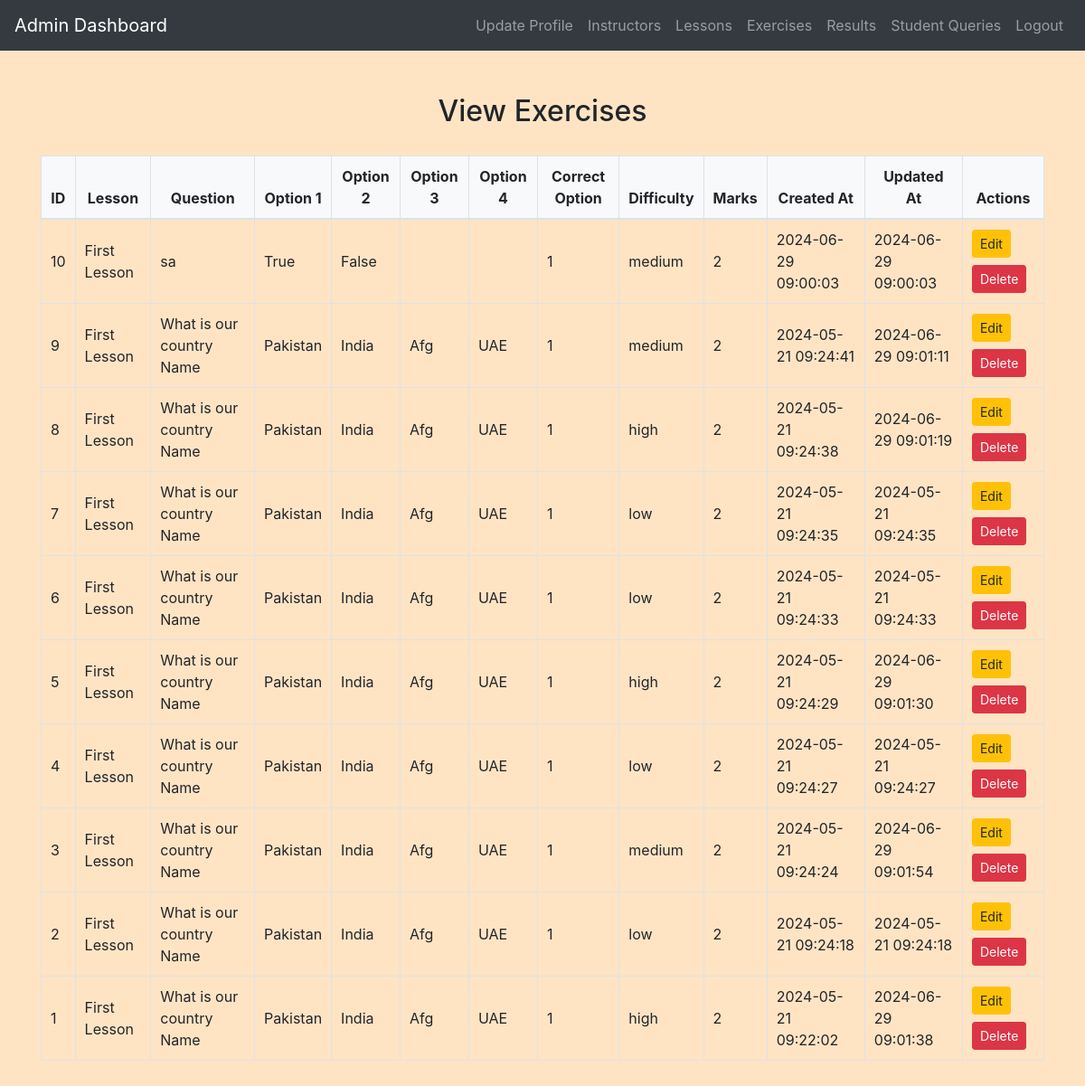
/admin/view_exercises.php (signed in), run on the app's committed database.
### tables this page shows
CREATE TABLE `exercises` (
  `exercise_id` int(11) NOT NULL,
  `lesson_id` int(11) DEFAULT NULL,
  `question_text` text NOT NULL,
  `option_one` varchar(255) NOT NULL,
  `option_two` varchar(255) NOT NULL,
  `option_three` varchar(255) NOT NULL,
  `option_four` varchar(255) NOT NULL,
  `correct_option` int(11) NOT NULL,
  `created_at` datetime DEFAULT current_timestamp(),
  `updated_at` datetime DEFAULT current_timestamp() ON UPDATE current_timestamp(),
  `difficulty` enum('low','medium','high') NOT NULL DEFAULT 'low',
  `marks` int(11) NOT NULL DEFAULT 2
);

CREATE TABLE `lessons` (
  `lesson_id` int(11) NOT NULL,
  `title` varchar(255) NOT NULL,
  `description` text NOT NULL,
  `file_path` varchar(255) NOT NULL,
  `created_at` datetime DEFAULT current_timestamp(),
  `updated_at` datetime DEFAULT current_timestamp() ON UPDATE current_timestamp()
);

### admin/view_exercises.php (the view, shortened to what this page needs)
<?php
include('config.php');
$result = $conn->query("SELECT e.*, l.title AS lesson_title FROM exercises e JOIN lessons l ON e.lesson_id = l.lesson_id ORDER BY e.created_at DESC");
?>
<!DOCTYPE html>
<html>
<head>
    <link rel="stylesheet" href="https://maxcdn.bootstrapcdn.com/bootstrap/4.5.2/css/bootstrap.min.css">
    <link rel="stylesheet" href="../css/style.css">
</head>
<body>
<?php include('admin_navbar.php'); ?>
<div class="container mt-5 mb-5">
    <h2>View Exercises</h2>
    <table class="table table-bordered">
        <thead>
            <tr>
                <th>ID</th>
                <th>Lesson</th>
                <th>Question</th>
                <th>Option 1</th>
                <th>Option 2</th>
                <th>Option 3</th>
                <th>Option 4</th>
                <th>Correct Option</th>
                <th>Difficulty</th>
                <th>Marks</th>
                <th>Created At</th>
                <th>Updated At</th>
                <th>Actions</th>
            </tr>
        </thead>
        <tbody>
            <?php while ($row = $result->fetch_assoc()): ?>
                <tr>
                    <td><?php echo $row['exercise_id']; ?></td>
                    <td><?php echo htmlspecialchars($row['lesson_title']); ?></td>
                    <td><?php echo htmlspecialchars($row['question_text']); ?></td>
                    <td><?php echo htmlspecialchars($row['option_one']); ?></td>
                    <td><?php echo htmlspecialchars($row['option_two']); ?></td>
                    <td><?php echo htmlspecialchars($row['option_three']); ?></td>
                    <td><?php echo htmlspecialchars($row['option_four']); ?></td>
                    <td><?php echo $row['correct_option']; ?></td>
                    <td><?php echo htmlspecialchars($row['difficulty']); ?></td>
                    <td><?php echo htmlspecialchars($row['marks']); ?></td>
                    <td><?php echo $row['created_at']; ?></td>
                    <td><?php echo $row['updated_at']; ?></td>
                    <td>
                        <button class="mb-2 btn btn-warning btn-sm" data-toggle="modal" data-target="#editModal<?php echo $row['exercise_id']; ?>">Edit</button>
                        <a href="view_exercises.php?delete=<?php echo $row['exercise_id']; ?>" class="btn btn-danger btn-sm" onclick="return confirm('Are you sure you want to delete this exercise?');">Delete</a>
                    </td>
                </tr>
            <?php endwhile; ?>
        </tbody>
    </table>
</div>
</body>
</html>

### css/style.css (style rules this page uses)
body { background-color: bisque; }
h1, h2, h3, h4 { text-align: center; margin-top: 30px; margin-bottom: 30px; }
.table { width: 100%; border-collapse: collapse; margin-top: 20px; }
.table th, .table td { padding: 10px; border: 1px solid #dee2e6; }
.table thead th { background-color: #f8f9fa; font-weight: bold; text-align: center; }
.table tbody td { vertical-align: middle; }

### data on the page
exercises: exercise_id "10", lesson.title "First Lesson", question_text "sa", option_one "True", option_two "False", correct_option "1", difficulty "medium", marks "2", created_at "2024-06-29 09:00:03", updated_at "2024-06-29 09:00:03"
exercises: exercise_id "9", lesson.title "First Lesson", question_text "What is our country Name", option_one "Pakistan", option_two "India", option_three "Afg", option_four "UAE", correct_option "1", difficulty "medium", marks "2", created_at "2024-05-21 09:24:41", updated_at "2024-06-29 09:01:11"
exercises: exercise_id "8", lesson.title "First Lesson", question_text "What is our country Name", option_one "Pakistan", option_two "India", option_three "Afg", option_four "UAE", correct_option "1", difficulty "high", marks "2", created_at "2024-05-21 09:24:38", updated_at "2024-06-29 09:01:19"
exercises: exercise_id "7", lesson.title "First Lesson", question_text "What is our country Name", option_one "Pakistan", option_two "India", option_three "Afg", option_four "UAE", correct_option "1", difficulty "low", marks "2", created_at "2024-05-21 09:24:35", updated_at "2024-05-21 09:24:35"
exercises: exercise_id "6", lesson.title "First Lesson", question_text "What is our country Name", option_one "Pakistan", option_two "India", option_three "Afg", option_four "UAE", correct_option "1", difficulty "low", marks "2", created_at "2024-05-21 09:24:33", updated_at "2024-05-21 09:24:33"
exercises: exercise_id "5", lesson.title "First Lesson", question_text "What is our country Name", option_one "Pakistan", option_two "India", option_three "Afg", option_four "UAE", correct_option "1", difficulty "high", marks "2", created_at "2024-05-21 09:24:29", updated_at "2024-06-29 09:01:30"
exercises: exercise_id "4", lesson.title "First Lesson", question_text "What is our country Name", option_one "Pakistan", option_two "India", option_three "Afg", option_four "UAE", correct_option "1", difficulty "low", marks "2", created_at "2024-05-21 09:24:27", updated_at "2024-05-21 09:24:27"
exercises: exercise_id "3", lesson.title "First Lesson", question_text "What is our country Name", option_one "Pakistan", option_two "India", option_three "Afg", option_four "UAE", correct_option "1", difficulty "medium", marks "2", created_at "2024-05-21 09:24:24", updated_at "2024-06-29 09:01:54"
exercises: exercise_id "2", lesson.title "First Lesson", question_text "What is our country Name", option_one "Pakistan", option_two "India", option_three "Afg", option_four "UAE", correct_option "1", difficulty "low", marks "2", created_at "2024-05-21 09:24:18", updated_at "2024-05-21 09:24:18"
exercises: exercise_id "1", lesson.title "First Lesson", question_text "What is our country Name", option_one "Pakistan", option_two "India", option_three "Afg", option_four "UAE", correct_option "1", difficulty "high", marks "2", created_at "2024-05-21 09:22:02", updated_at "2024-06-29 09:01:38"
